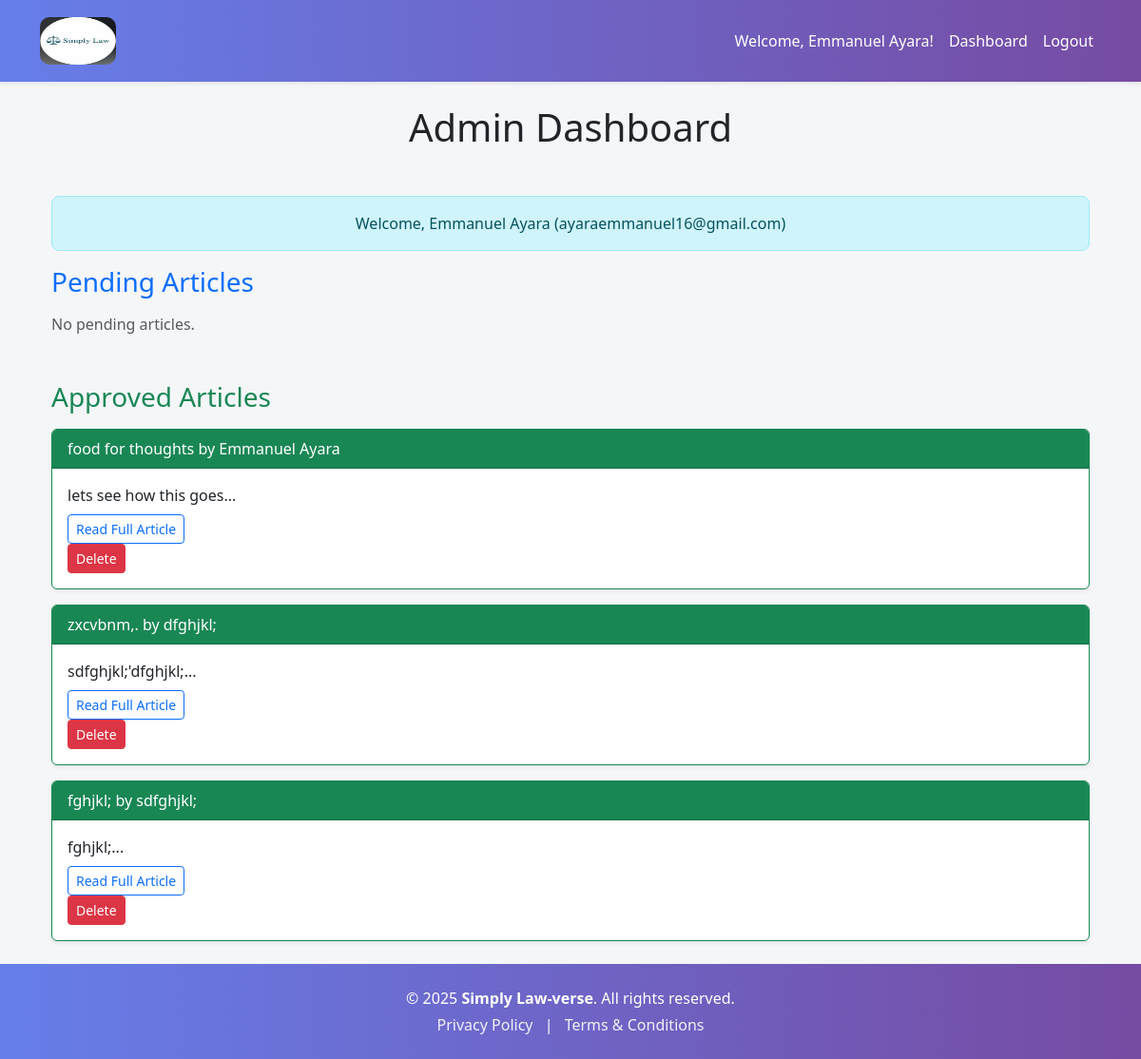
The app's page /admin/dashboard (signed in), older data.
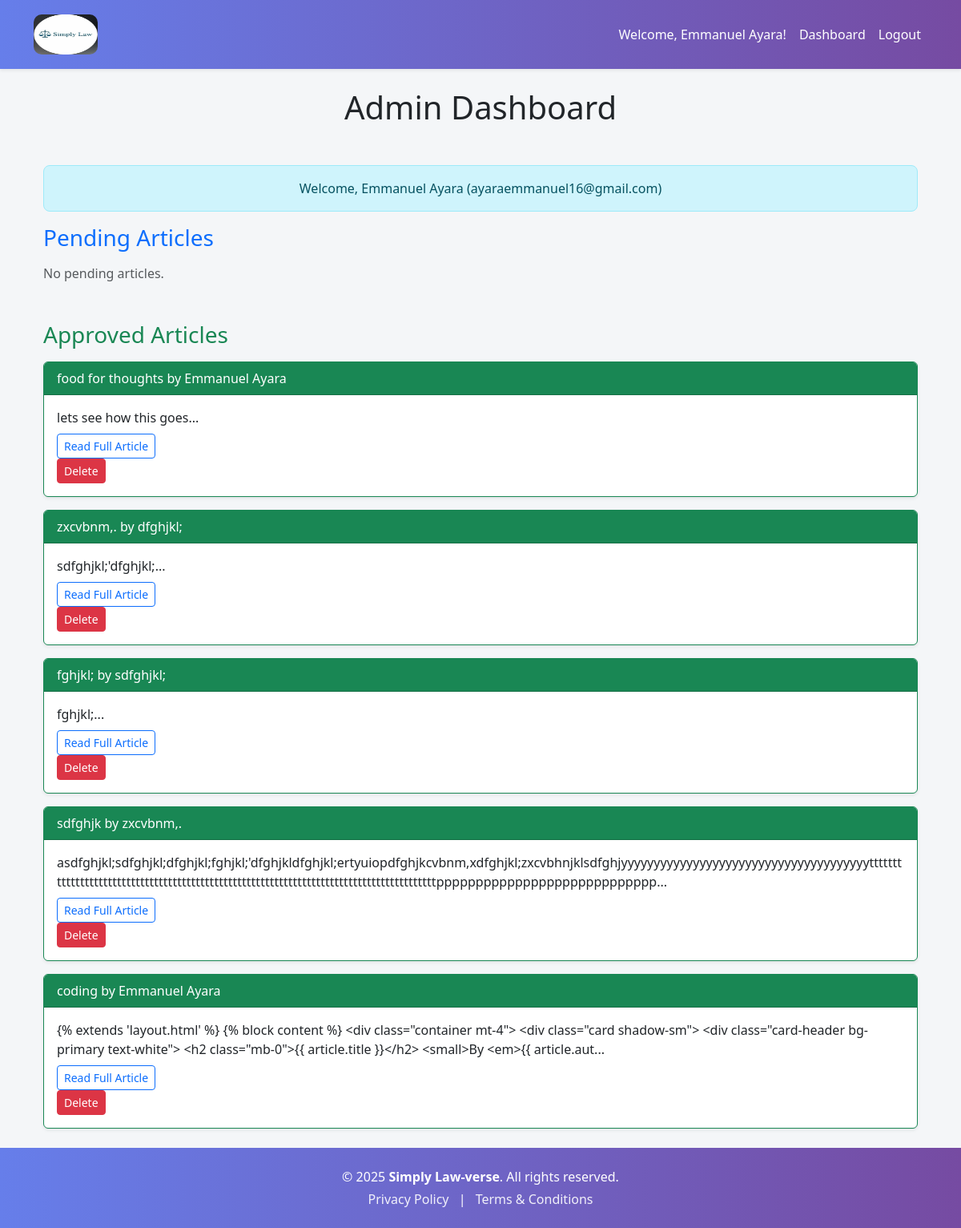
The same page, newer data.
### models.py (models this page shows)
class Article(db.Model):
    id = db.Column(db.Integer, primary_key=True)
    email = db.Column(db.String(120))
    title = db.Column(db.String(100), nullable=False)
    content = db.Column(db.Text, nullable=False)
    author = db.Column(db.String(100), nullable=False)
    date_posted = db.Column(db.DateTime, default=datetime.utcnow)
    comments = db.relationship('Comment', backref='article', lazy=True)
    status = db.Column(db.String(20), nullable=False, default='pending')
    date_submitted = db.Column(db.DateTime, default=datetime.utcnow)
    image_filename = db.Column(db.String(120), nullable=True)
    document_filename = db.Column(db.String(120), nullable=True)
    approved = db.Column(db.Boolean, default=False)  # <- important!

### routes.py (the view)
@app.route('/admin/dashboard')
@login_required
def admin_dashboard():
    if not current_user.is_admin:
        flash('Access denied.', 'danger')
        return redirect(url_for('home'))
    pending = Article.query.filter_by(status='pending').all()
    approved = Article.query.filter_by(status='approved').all()
    return render_template('admin_dashboard.html', articles=pending, approved_articles=approved)

### routes.py (called while the page is built)
@login_manager.user_loader
def load_user(user_id):
    return User.query.get(int(user_id))

### templates/admin_dashboard.html
{% extends 'layout.html' %}
{% block content %}
<div class="container mt-4">
  <h1 class="mb-5 text-center">Admin Dashboard</h1>
  <div class="alert alert-info text-center">
    Welcome, {{ current_user.username }} ({{ current_user.email }})
  </div>
  <div class="mb-5">
    <h3 class="mb-3 text-primary">Pending Articles</h3>
    {% if articles %}
      {% for article in articles %}
        <div class="card mb-3 shadow-sm">
          <div class="card-header d-flex justify-content-between align-items-center">
            <div>
              <strong>
                <a href="{{ url_for('view_article', article_id=article.id) }}">
                  {{ article.title }}
                </a>
              </strong><br>
              <small>by {{ article.author }}</small>
            </div>
            <div>
              <a href="{{ url_for('approve_article', article_id=article.id) }}" class="btn btn-sm btn-success">Approve</a>
              <a href="{{ url_for('disapprove_article', article_id=article.id) }}" class="btn btn-sm btn-danger">Disapprove</a>
            </div>
          </div>
          <div class="card-body">
            {{ article.content[:250] }}...
            <div class="mt-2">
              <a href="{{ url_for('view_article', article_id=article.id) }}" class="btn btn-sm btn-outline-primary">Read Full Article</a>
            </div>
          </div>
        </div>
      {% endfor %}
    {% else %}
      <p class="text-muted">No pending articles.</p>
    {% endif %}
  </div>
  <div>
    <h3 class="mb-3 text-success">Approved Articles</h3>
    {% if approved_articles %}
      {% for article in approved_articles %}
        <div class="card mb-3 shadow-sm border-success">
          <div class="card-header bg-success text-white">
            {{ article.title }} by {{ article.author }}
          </div>
          <div class="card-body">
            {{ article.content[:250] }}...
            <div class="mt-2">
              <a href="{{ url_for('view_article', article_id=article.id) }}" class="btn btn-sm btn-outline-primary">Read Full Article</a>
            </div>
            <div>
              <a href="{{ url_for('disapprove_article', article_id=article.id) }}" class="btn btn-sm btn-danger">Delete</a>
            </div>
          </div>
        </div>
      {% endfor %}
    {% else %}
      <p class="text-muted">No approved articles yet.</p>
    {% endif %}
  </div>
</div>
{% endblock %}

Row changes from the older to the newer data that the page shows:
added Article: title "sdfghjk", author "zxcvbnm,.", content "asdfghjkl;sdfghjkl;dfghjkl;fghjkl;'dfghjkldfghjkl;ertyuiopdfghjkcvbnm,xdfghjkl;zxcvbhnjklsdfghjyyyyyyyyyyyyyyyyyyyyyyyyyyyyyyyyyyyyyytttttttttttttttttttttttttttttttttttttttttttttttttttttttttttttttttttttttttttttttttttttttttpppppppppppppppppppppppppppp"
added Article: title "coding", author "Emmanuel Ayara", content "{% extends 'layout.html' %} {% block content %} <div class=\"container mt-4\"> <div class=\"card shadow-sm\"> <div class=\"card-header bg-primary text-white\"> <h2 class=\"mb-0\">{{ article.title }}</h2> <small>By <em>{{ article.aut"
